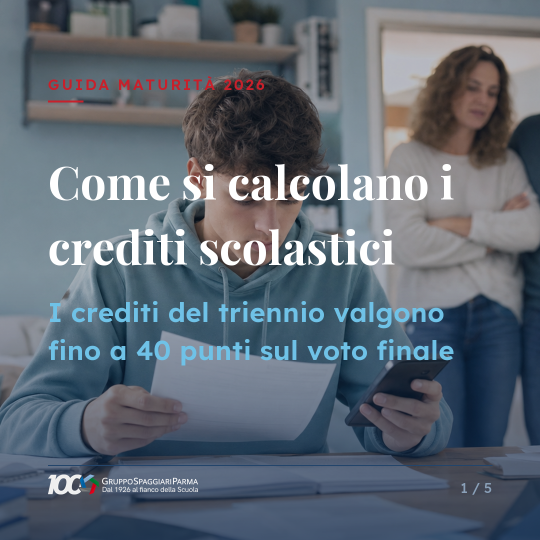
#> input picture out/card_20260614_1.png, 1080 x 1080 px (shown at 1/2 size)
$ python -i video.py   (imports and definitions only)
#> lines starting #> are read from the running program, lines starting #| are printed output that depends on the picture
# -*- coding: utf-8 -*-
"""Crea uno YouTube Short 9:16 (1080x1920) dalle 5 card: ciascuna card a fuoco al
centro su sfondo sfocato della card stessa, slideshow con dissolvenze + musica.
ffmpeg: usa quello di sistema (CI) o il binario di imageio-ffmpeg (locale)."""
import os, subprocess, tempfile
from PIL import Image, ImageFilter, ImageDraw, ImageFont

ROOT = os.path.dirname(os.path.dirname(os.path.abspath(__file__)))
ASSETS = os.path.join(ROOT, "assets")
MUSIC = os.path.join(ASSETS, "music", "inspired-kevinmacleod.mp3")
LX = os.path.join(ASSETS, "fonts", "LexendDeca.ttf")
W, H = 1080, 1920
INK = "#0E2A4D"; CYAN = "#6fc2e7"
SEC_PER = 3.0   # secondi per card
FADE = 0.4

def _ffmpeg():
    try:
        import imageio_ffmpeg; return imageio_ffmpeg.get_ffmpeg_exe()
    except Exception:
        return "ffmpeg"

def _vertical_frame(card_path):
#> called with card_path = '../out/card_20260614_1.png'
    card = Image.open(card_path).convert("RGB")  # 1080x1080
#> card is the input picture: PIL image 1080x1080 RGB; mean R, G, B 94.4, 104.5, 115.8
    s = card.resize((W, W))                          # card a fuoco (full width)
    big = card.resize((H, H))                       # 1920x1920
    bg = big.crop(((H-W)//2, 0, (H-W)//2 + W, H))   # 1080x1920 centro
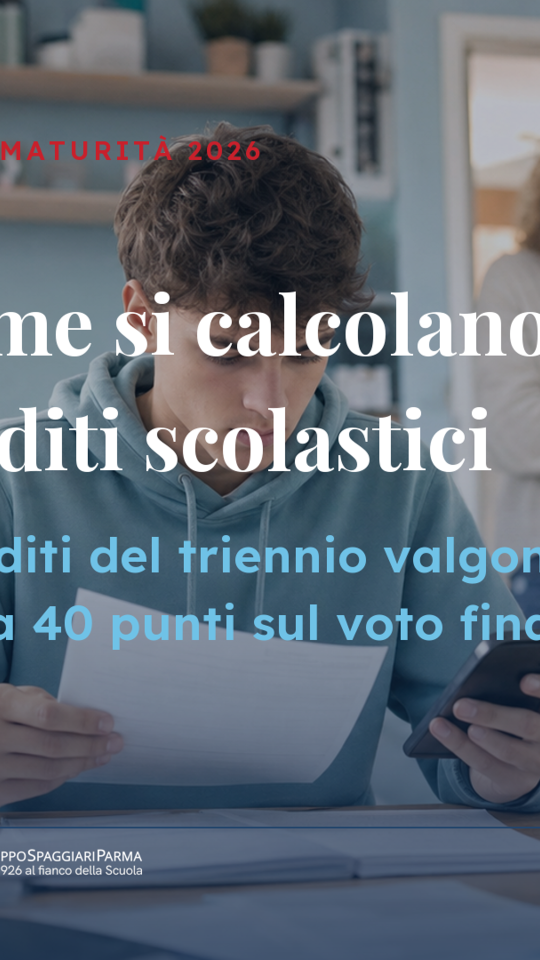
#> bg: PIL image 1080x1920 RGB (shown at 1/2 size); mean R, G, B 95.7, 106.4, 117.9
    bg = bg.filter(ImageFilter.GaussianBlur(45))
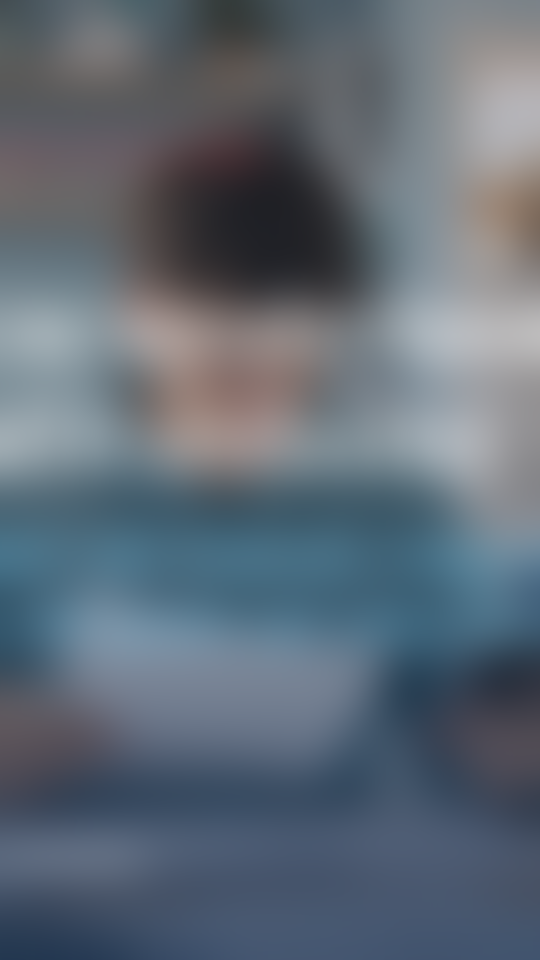
#> bg: PIL image 1080x1920 RGB (shown at 1/2 size); mean R, G, B 95.5, 106.4, 117.9
    bg = Image.blend(bg, Image.new("RGB", (W, H), INK), 0.55)
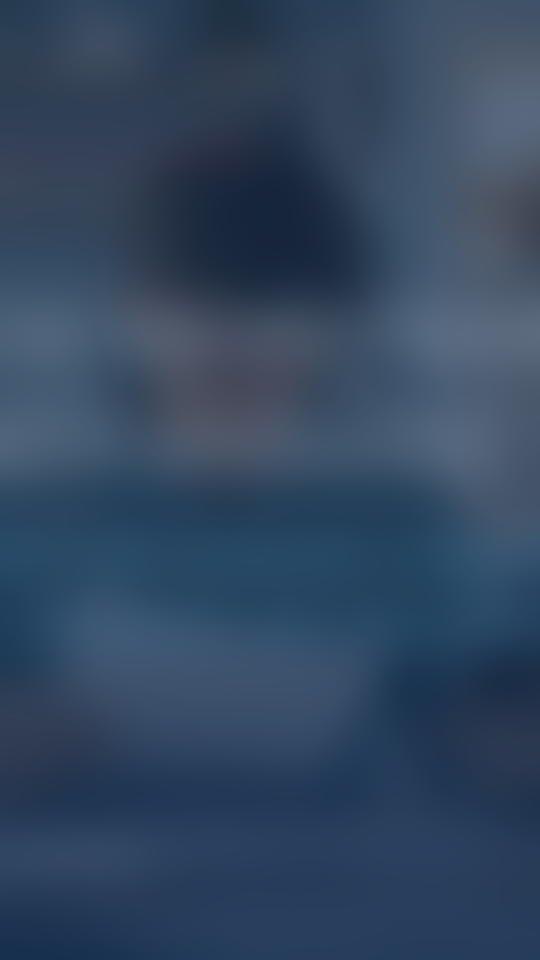
#> bg: PIL image 1080x1920 RGB (shown at 1/2 size); mean R, G, B 50.2, 70.5, 94.9
    frame = bg.copy()
    frame.paste(s, (0, (H - W)//2))                 # card a fuoco centrata
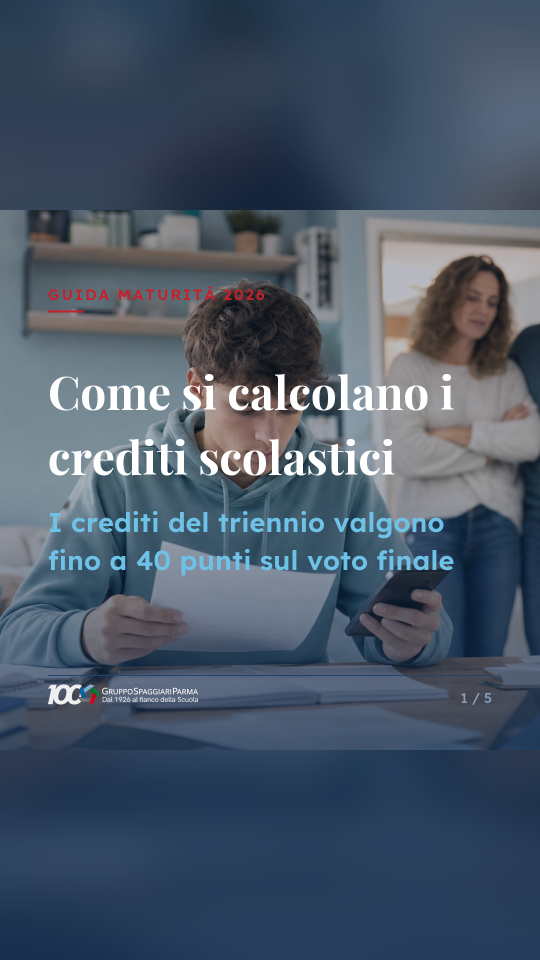
#> frame: PIL image 1080x1920 RGB (shown at 1/2 size); mean R, G, B 73, 87, 104.1
    d = ImageDraw.Draw(frame)
    d.rectangle([0, 0, W, 6], fill=CYAN)            # filetto ciano top
    # bordino ciano sopra/sotto la card
    y0 = (H - W)//2
    d.line([(0, y0-2), (W, y0-2)], fill=CYAN, width=2)
    d.line([(0, y0+W+2), (W, y0+W+2)], fill=CYAN, width=2)
    return frame

def build_short(card_paths, out_path, music=MUSIC):
    ff = _ffmpeg()
    n = len(card_paths); total = SEC_PER * n
    with tempfile.TemporaryDirectory() as tmp:
        clips = []
        for i, cp in enumerate(card_paths):
            fp = os.path.join(tmp, f"f{i}.png"); _vertical_frame(cp).save(fp)
            cl = os.path.join(tmp, f"c{i}.mp4")
            vf = (f"fade=t=in:st=0:d={FADE},fade=t=out:st={SEC_PER-FADE}:d={FADE},format=yuv420p")
            subprocess.run([ff, "-y", "-loop", "1", "-t", str(SEC_PER), "-i", fp,
                            "-vf", vf, "-r", "30", "-c:v", "libx264", "-pix_fmt", "yuv420p", cl],
                           check=True, capture_output=True)
            clips.append(cl)
        lst = os.path.join(tmp, "list.txt")
        with open(lst, "w") as f:
            for cl in clips: f.write(f"file '{cl}'\n")
        slide = os.path.join(tmp, "slide.mp4")
        subprocess.run([ff, "-y", "-f", "concat", "-safe", "0", "-i", lst, "-c", "copy", slide],
                       check=True, capture_output=True)
        if music and os.path.exists(music):
            subprocess.run([ff, "-y", "-i", slide, "-i", music,
                            "-filter_complex", f"[1:a]afade=t=out:st={total-2}:d=2[a]",
                            "-map", "0:v", "-map", "[a]", "-t", str(total),
                            "-c:v", "copy", "-c:a", "aac", "-b:a", "160k", "-shortest", out_path],
                           check=True, capture_output=True)
        else:
            subprocess.run([ff, "-y", "-i", slide, "-c", "copy", out_path], check=True, capture_output=True)
    return out_path

# crediti musica (CC-BY) da aggiungere alla descrizione YouTube
MUSIC_CREDIT = 'Musica: "Inspired" di Kevin MacLeod (incompetech.com) - Licenza Creative Commons BY 4.0'

# [6 lines not run here, left out]

>>> result = _vertical_frame('../out/card_20260614_1.png')

$ run again, on out/card_20260615_1.png
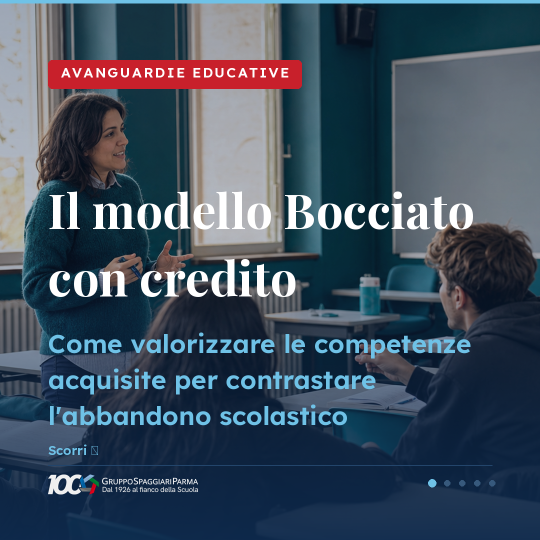
#> input picture out/card_20260615_1.png, 1080 x 1080 px (shown at 1/2 size)
#> in _vertical_frame, card is the input picture: PIL image 1080x1080 RGB; mean R, G, B 62.7, 77.9, 93.7
#> in _vertical_frame, `bg = Image.blend(bg, Image.new("RGB", (W, H), INK), 0.55)`:
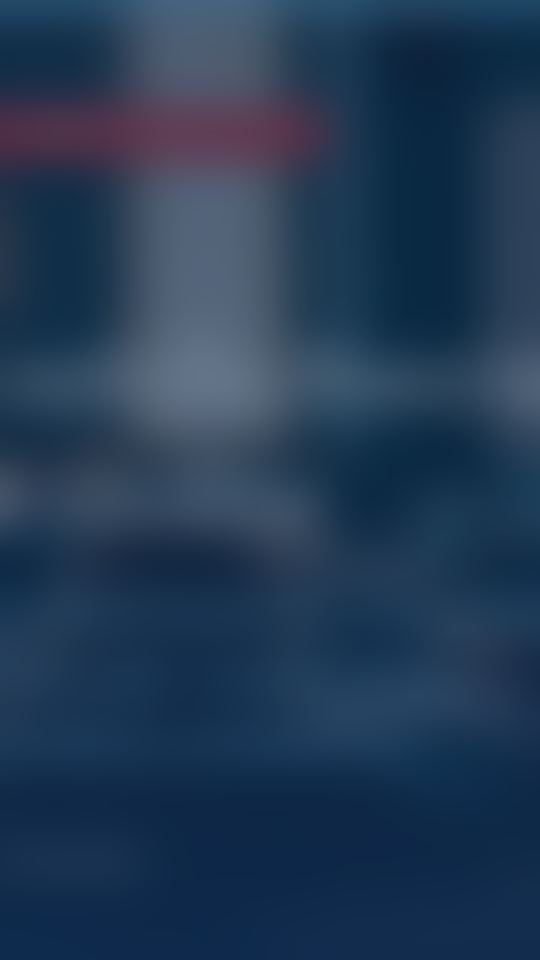
#> bg: PIL image 1080x1920 RGB (shown at 1/2 size); mean R, G, B 34.9, 57.7, 84.2
#> in _vertical_frame, `frame.paste(s, (0, (H - W)//2))`:
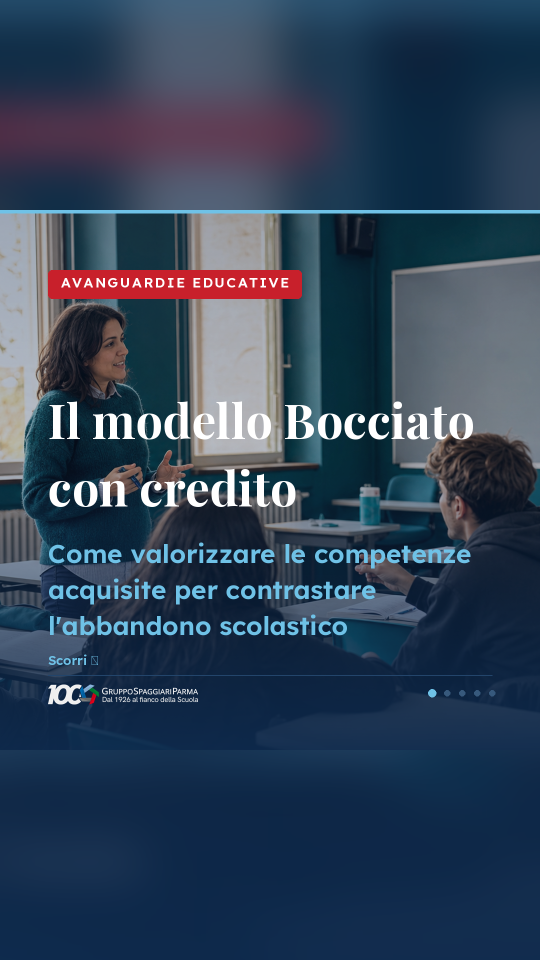
#> frame: PIL image 1080x1920 RGB (shown at 1/2 size); mean R, G, B 48.8, 66.3, 87.5

$ run again, on out/card_20260615_2.png
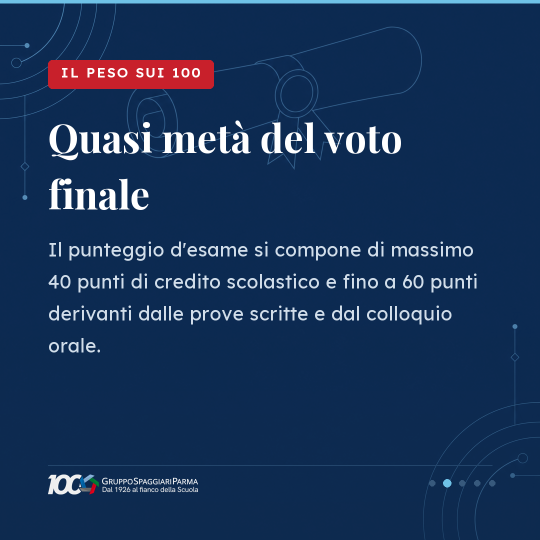
#> input picture out/card_20260615_2.png, 1080 x 1080 px (shown at 1/2 size)
#> in _vertical_frame, card is the input picture: PIL image 1080x1080 RGB; mean R, G, B 24.8, 51.2, 88.2
#> in _vertical_frame, `bg = Image.blend(bg, Image.new("RGB", (W, H), INK), 0.55)`:
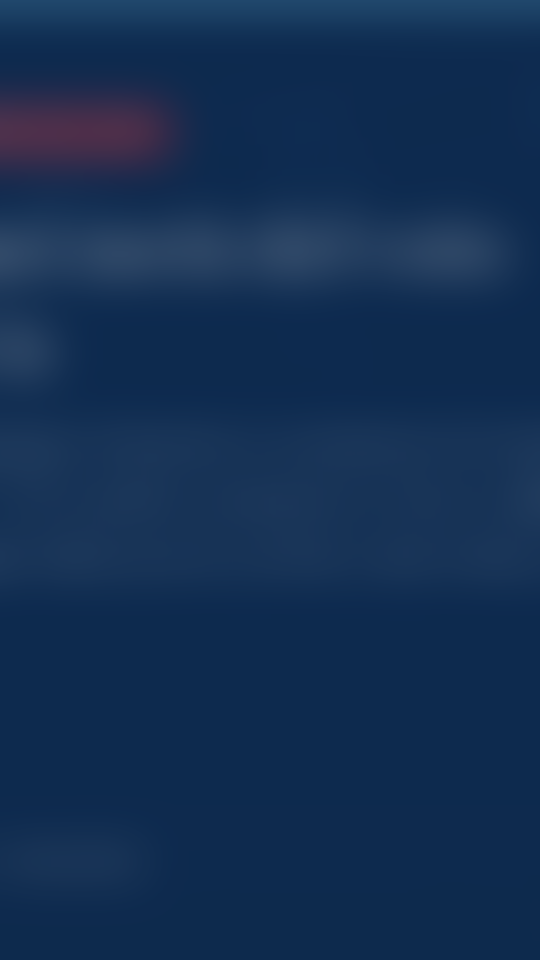
#> bg: PIL image 1080x1920 RGB (shown at 1/2 size); mean R, G, B 19.2, 46.5, 82.1
#> in _vertical_frame, `frame.paste(s, (0, (H - W)//2))`:
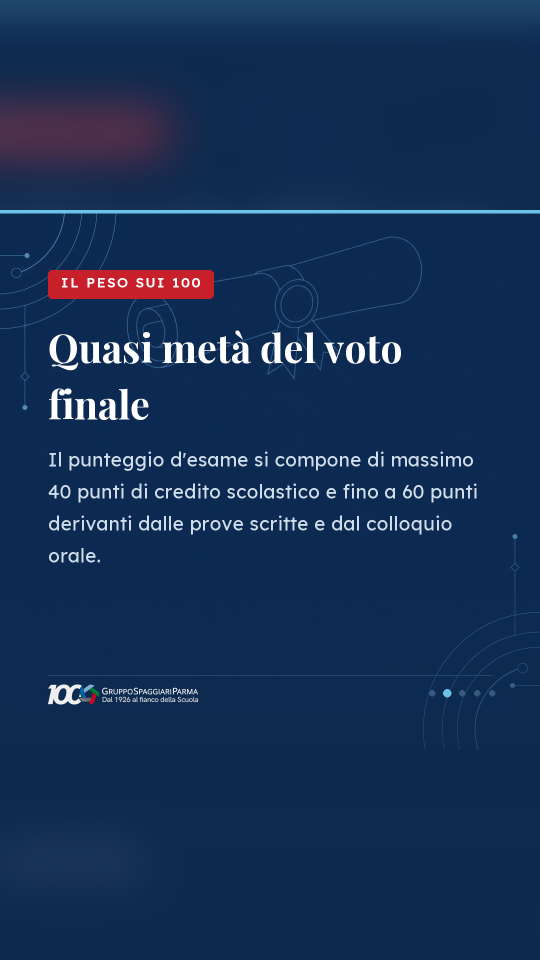
#> frame: PIL image 1080x1920 RGB (shown at 1/2 size); mean R, G, B 22, 48.2, 84.7

$ run again, on out/card_20260615_3.png
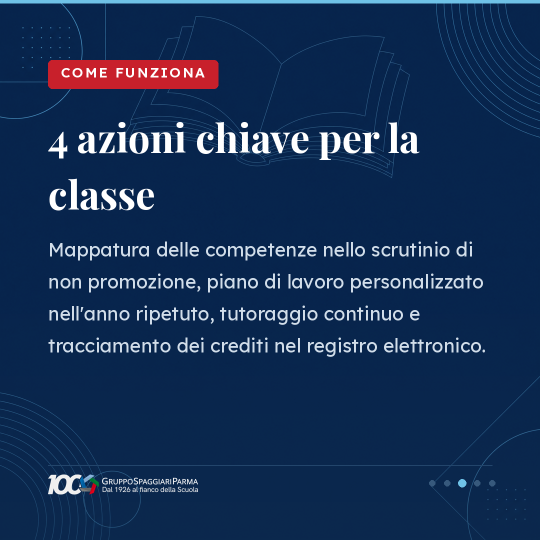
#> input picture out/card_20260615_3.png, 1080 x 1080 px (shown at 1/2 size)
#> in _vertical_frame, card is the input picture: PIL image 1080x1080 RGB; mean R, G, B 22.2, 47.9, 85.4
#> in _vertical_frame, `bg = Image.blend(bg, Image.new("RGB", (W, H), INK), 0.55)`:
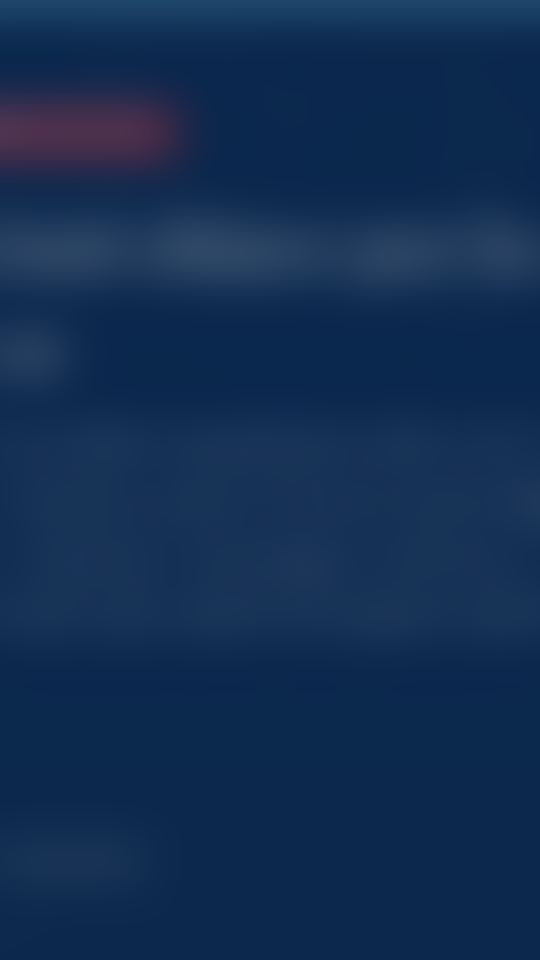
#> bg: PIL image 1080x1920 RGB (shown at 1/2 size); mean R, G, B 18.3, 45.2, 81.4
#> in _vertical_frame, `frame.paste(s, (0, (H - W)//2))`:
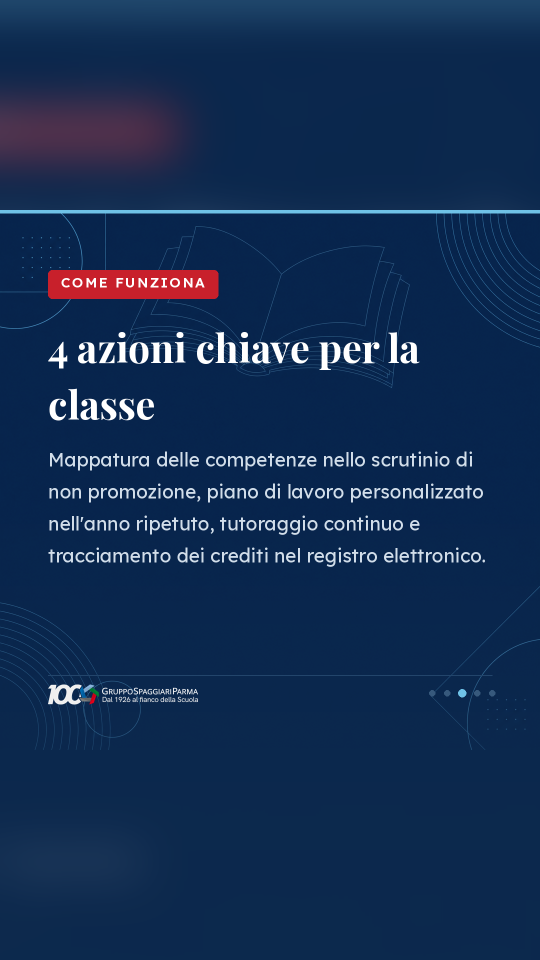
#> frame: PIL image 1080x1920 RGB (shown at 1/2 size); mean R, G, B 19.8, 45.6, 82.5
